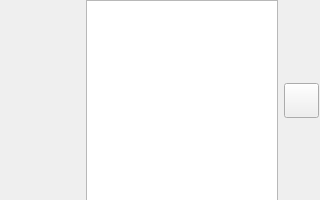
<?xml version="1.0" encoding="UTF-8"?>
<ui version="4.0">
 <class>customTextEdit</class>
 <widget class="QWidget" name="customTextEdit">
  <property name="geometry">
   <rect>
    <x>0</x>
    <y>0</y>
    <width>320</width>
    <height>200</height>
   </rect>
  </property>
  <property name="windowTitle">
   <string>Form</string>
  </property>
  <widget class="QWidget" name="layoutWidget">
   <property name="geometry">
    <rect>
     <x>0</x>
     <y>0</y>
     <width>319</width>
     <height>201</height>
    </rect>
   </property>
   <layout class="QHBoxLayout" name="mainLayout">
    <item alignment="Qt::AlignTop">
     <widget class="QLabel" name="controllerLabel">
      <property name="minimumSize">
       <size>
        <width>80</width>
        <height>40</height>
       </size>
      </property>
      <property name="maximumSize">
       <size>
        <width>80</width>
        <height>40</height>
       </size>
      </property>
      <property name="text">
       <string/>
      </property>
      <property name="alignment">
       <set>Qt::AlignCenter</set>
      </property>
     </widget>
    </item>
    <item>
     <widget class="QTextEdit" name="controller"/>
    </item>
    <item>
     <widget class="QPushButton" name="controllerJudge">
      <property name="minimumSize">
       <size>
        <width>35</width>
        <height>35</height>
       </size>
      </property>
      <property name="maximumSize">
       <size>
        <width>35</width>
        <height>35</height>
       </size>
      </property>
      <property name="text">
       <string/>
      </property>
     </widget>
    </item>
   </layout>
  </widget>
 </widget>
 <resources/>
 <connections/>
</ui>
